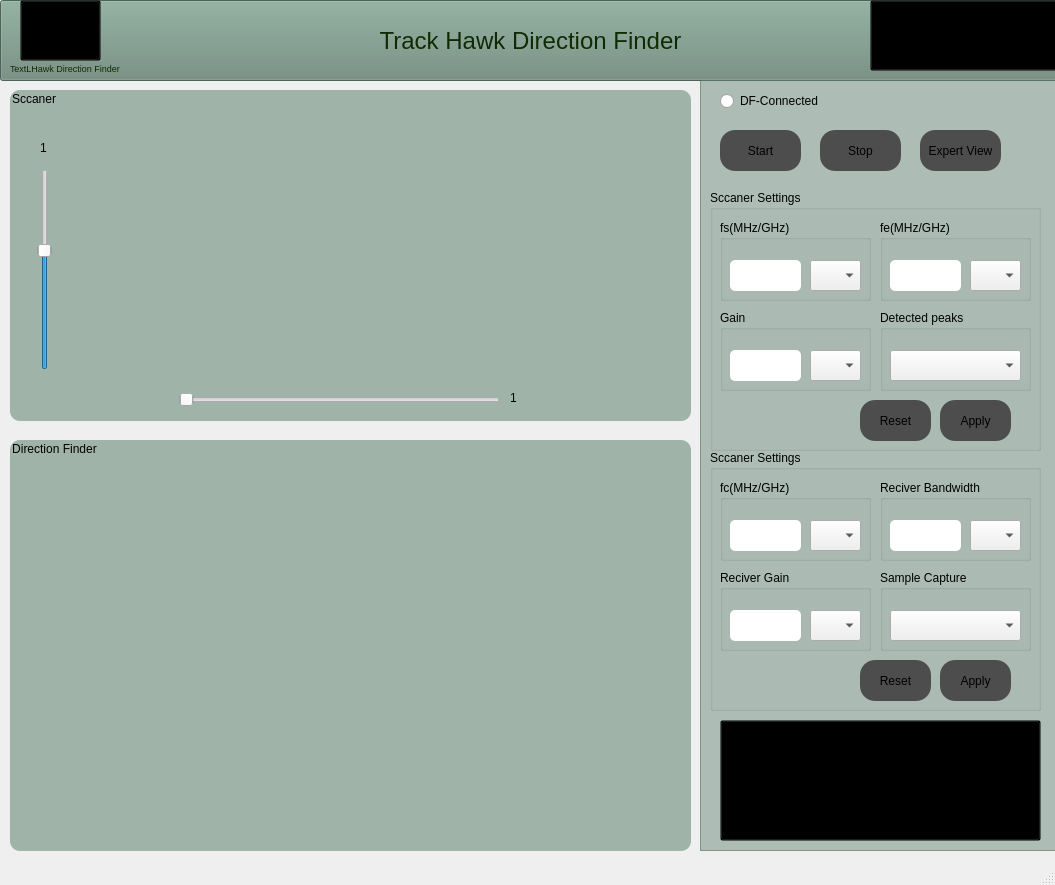
<?xml version="1.0" encoding="UTF-8"?>
<ui version="4.0">
 <class>df_gui_version_1</class>
 <widget class="QMainWindow" name="df_gui_version_1">
  <property name="geometry">
   <rect>
    <x>0</x>
    <y>0</y>
    <width>1055</width>
    <height>885</height>
   </rect>
  </property>
  <property name="windowTitle">
   <string>df_gui_version_1</string>
  </property>
  <property name="styleSheet">
   <string notr="true">QMainWindow{
	
background-image: url(:/jpgtopngconverter-com.jpg);
}</string>
  </property>
  <widget class="QWidget" name="centralwidget">
   <widget class="QPushButton" name="pushButton">
    <property name="geometry">
     <rect>
      <x>0</x>
      <y>0</y>
      <width>1061</width>
      <height>81</height>
     </rect>
    </property>
    <property name="styleSheet">
     <string notr="true">QPushButton{
background-color:rgb(107, 138, 122);
color:#102b03;
font-size:24px;
}</string>
    </property>
    <property name="text">
     <string>Track Hawk Direction Finder</string>
    </property>
   </widget>
   <widget class="QPushButton" name="pushButton_2">
    <property name="geometry">
     <rect>
      <x>20</x>
      <y>0</y>
      <width>81</width>
      <height>61</height>
     </rect>
    </property>
    <property name="styleSheet">
     <string notr="true">QPushButton{
background-image:url(:/df_logo_100x100.png);
background-position:fixed;
border-color:#102b03;
background-color:transparent
}</string>
    </property>
    <property name="text">
     <string/>
    </property>
   </widget>
   <widget class="QLabel" name="label">
    <property name="geometry">
     <rect>
      <x>10</x>
      <y>60</y>
      <width>111</width>
      <height>16</height>
     </rect>
    </property>
    <property name="font">
     <font>
      <pointsize>7</pointsize>
     </font>
    </property>
    <property name="styleSheet">
     <string notr="true">QLabel{
color:#102b03;
}</string>
    </property>
    <property name="text">
     <string>TextLHawk Direction Finder</string>
    </property>
   </widget>
   <widget class="QFrame" name="frame">
    <property name="geometry">
     <rect>
      <x>700</x>
      <y>80</y>
      <width>361</width>
      <height>771</height>
     </rect>
    </property>
    <property name="styleSheet">
     <string notr="true">QFrame{
background-color:rgba(107, 138, 122, 0.5);



}</string>
    </property>
    <property name="frameShape">
     <enum>QFrame::StyledPanel</enum>
    </property>
    <property name="frameShadow">
     <enum>QFrame::Raised</enum>
    </property>
    <widget class="QRadioButton" name="radioButton">
     <property name="geometry">
      <rect>
       <x>20</x>
       <y>10</y>
       <width>101</width>
       <height>22</height>
      </rect>
     </property>
     <property name="styleSheet">
      <string notr="true"/>
     </property>
     <property name="text">
      <string>DF-Connected</string>
     </property>
    </widget>
    <widget class="QPushButton" name="pushButton_4">
     <property name="geometry">
      <rect>
       <x>20</x>
       <y>50</y>
       <width>81</width>
       <height>41</height>
      </rect>
     </property>
     <property name="styleSheet">
      <string notr="true">QPushButton{
background-color:#4d4d4d;
border-radius:15px;

}
QPushButton:hover{

background-color:#a3a3a3;

}

</string>
     </property>
     <property name="text">
      <string>Start</string>
     </property>
    </widget>
    <widget class="QPushButton" name="pushButton_5">
     <property name="geometry">
      <rect>
       <x>120</x>
       <y>50</y>
       <width>81</width>
       <height>41</height>
      </rect>
     </property>
     <property name="styleSheet">
      <string notr="true">QPushButton{
background-color:#4d4d4d;
border-radius:15px;

}
QPushButton:hover{

background-color:#a3a3a3;

}
</string>
     </property>
     <property name="text">
      <string>Stop</string>
     </property>
    </widget>
    <widget class="QPushButton" name="pushButton_6">
     <property name="geometry">
      <rect>
       <x>220</x>
       <y>50</y>
       <width>81</width>
       <height>41</height>
      </rect>
     </property>
     <property name="styleSheet">
      <string notr="true">QPushButton{
background-color:#4d4d4d;
border-radius:15px;

}
QPushButton:hover{

background-color:#a3a3a3;

}
</string>
     </property>
     <property name="text">
      <string>Expert View</string>
     </property>
    </widget>
    <widget class="QGroupBox" name="groupBox">
     <property name="geometry">
      <rect>
       <x>10</x>
       <y>110</y>
       <width>331</width>
       <height>261</height>
      </rect>
     </property>
     <property name="title">
      <string>Sccaner Settings</string>
     </property>
     <widget class="QGroupBox" name="groupBox_3">
      <property name="geometry">
       <rect>
        <x>10</x>
        <y>30</y>
        <width>151</width>
        <height>81</height>
       </rect>
      </property>
      <property name="title">
       <string>fs(MHz/GHz)</string>
      </property>
      <widget class="QLineEdit" name="lineEdit_2">
       <property name="geometry">
        <rect>
         <x>10</x>
         <y>40</y>
         <width>71</width>
         <height>31</height>
        </rect>
       </property>
       <property name="styleSheet">
        <string notr="true">QLineEdit{
border-radius:5px;
}</string>
       </property>
      </widget>
      <widget class="QComboBox" name="comboBox_2">
       <property name="geometry">
        <rect>
         <x>90</x>
         <y>40</y>
         <width>51</width>
         <height>31</height>
        </rect>
       </property>
       <property name="currentText">
        <string/>
       </property>
       <property name="placeholderText">
        <string/>
       </property>
      </widget>
     </widget>
     <widget class="QGroupBox" name="groupBox_2">
      <property name="geometry">
       <rect>
        <x>170</x>
        <y>30</y>
        <width>151</width>
        <height>81</height>
       </rect>
      </property>
      <property name="title">
       <string>fe(MHz/GHz)</string>
      </property>
      <widget class="QLineEdit" name="lineEdit">
       <property name="geometry">
        <rect>
         <x>10</x>
         <y>40</y>
         <width>71</width>
         <height>31</height>
        </rect>
       </property>
       <property name="styleSheet">
        <string notr="true">QLineEdit{
border-radius:5px;
}</string>
       </property>
      </widget>
      <widget class="QComboBox" name="comboBox">
       <property name="geometry">
        <rect>
         <x>90</x>
         <y>40</y>
         <width>51</width>
         <height>31</height>
        </rect>
       </property>
       <property name="placeholderText">
        <string/>
       </property>
      </widget>
     </widget>
     <widget class="QGroupBox" name="groupBox_4">
      <property name="geometry">
       <rect>
        <x>10</x>
        <y>120</y>
        <width>151</width>
        <height>81</height>
       </rect>
      </property>
      <property name="title">
       <string>Gain</string>
      </property>
      <widget class="QLineEdit" name="lineEdit_3">
       <property name="geometry">
        <rect>
         <x>10</x>
         <y>40</y>
         <width>71</width>
         <height>31</height>
        </rect>
       </property>
       <property name="styleSheet">
        <string notr="true">QLineEdit{
border-radius:5px;
}</string>
       </property>
      </widget>
      <widget class="QComboBox" name="comboBox_3">
       <property name="geometry">
        <rect>
         <x>90</x>
         <y>40</y>
         <width>51</width>
         <height>31</height>
        </rect>
       </property>
       <property name="placeholderText">
        <string>Db</string>
       </property>
      </widget>
     </widget>
     <widget class="QPushButton" name="pushButton_7">
      <property name="geometry">
       <rect>
        <x>150</x>
        <y>210</y>
        <width>71</width>
        <height>41</height>
       </rect>
      </property>
      <property name="styleSheet">
       <string notr="true">QPushButton{
background-color:#4d4d4d;
border-radius:15px;

}
QPushButton:Pressed{

background-color:#a3a3a3;

}
</string>
      </property>
      <property name="text">
       <string>Reset</string>
      </property>
     </widget>
     <widget class="QPushButton" name="pushButton_8">
      <property name="geometry">
       <rect>
        <x>230</x>
        <y>210</y>
        <width>71</width>
        <height>41</height>
       </rect>
      </property>
      <property name="styleSheet">
       <string notr="true">QPushButton{
background-color:#4d4d4d;
border-radius:15px;

}
QPushButton:Pressed{

background-color:#a3a3a3;

}
</string>
      </property>
      <property name="text">
       <string>Apply</string>
      </property>
     </widget>
     <widget class="QGroupBox" name="groupBox_12">
      <property name="geometry">
       <rect>
        <x>170</x>
        <y>120</y>
        <width>151</width>
        <height>81</height>
       </rect>
      </property>
      <property name="title">
       <string>Detected peaks</string>
      </property>
      <widget class="QComboBox" name="comboBox_8">
       <property name="geometry">
        <rect>
         <x>10</x>
         <y>40</y>
         <width>131</width>
         <height>31</height>
        </rect>
       </property>
       <property name="placeholderText">
        <string/>
       </property>
      </widget>
     </widget>
    </widget>
    <widget class="QGroupBox" name="groupBox_5">
     <property name="geometry">
      <rect>
       <x>10</x>
       <y>370</y>
       <width>331</width>
       <height>261</height>
      </rect>
     </property>
     <property name="title">
      <string>Sccaner Settings</string>
     </property>
     <widget class="QGroupBox" name="groupBox_6">
      <property name="geometry">
       <rect>
        <x>10</x>
        <y>30</y>
        <width>151</width>
        <height>81</height>
       </rect>
      </property>
      <property name="title">
       <string>fc(MHz/GHz)</string>
      </property>
      <widget class="QLineEdit" name="lineEdit_4">
       <property name="geometry">
        <rect>
         <x>10</x>
         <y>40</y>
         <width>71</width>
         <height>31</height>
        </rect>
       </property>
       <property name="styleSheet">
        <string notr="true">QLineEdit{
border-radius:5px;
}</string>
       </property>
      </widget>
      <widget class="QComboBox" name="comboBox_4">
       <property name="geometry">
        <rect>
         <x>90</x>
         <y>40</y>
         <width>51</width>
         <height>31</height>
        </rect>
       </property>
       <property name="placeholderText">
        <string/>
       </property>
      </widget>
     </widget>
     <widget class="QGroupBox" name="groupBox_7">
      <property name="geometry">
       <rect>
        <x>170</x>
        <y>30</y>
        <width>151</width>
        <height>81</height>
       </rect>
      </property>
      <property name="title">
       <string>Reciver Bandwidth</string>
      </property>
      <widget class="QLineEdit" name="lineEdit_5">
       <property name="geometry">
        <rect>
         <x>10</x>
         <y>40</y>
         <width>71</width>
         <height>31</height>
        </rect>
       </property>
       <property name="styleSheet">
        <string notr="true">QLineEdit{
border-radius:5px;
}</string>
       </property>
      </widget>
      <widget class="QComboBox" name="comboBox_5">
       <property name="geometry">
        <rect>
         <x>90</x>
         <y>40</y>
         <width>51</width>
         <height>31</height>
        </rect>
       </property>
       <property name="placeholderText">
        <string/>
       </property>
      </widget>
     </widget>
     <widget class="QGroupBox" name="groupBox_8">
      <property name="geometry">
       <rect>
        <x>10</x>
        <y>120</y>
        <width>151</width>
        <height>81</height>
       </rect>
      </property>
      <property name="title">
       <string>Reciver Gain</string>
      </property>
      <widget class="QLineEdit" name="lineEdit_6">
       <property name="geometry">
        <rect>
         <x>10</x>
         <y>40</y>
         <width>71</width>
         <height>31</height>
        </rect>
       </property>
       <property name="styleSheet">
        <string notr="true">QLineEdit{
border-radius:5px;
}</string>
       </property>
      </widget>
      <widget class="QComboBox" name="comboBox_6">
       <property name="geometry">
        <rect>
         <x>90</x>
         <y>40</y>
         <width>51</width>
         <height>31</height>
        </rect>
       </property>
       <property name="placeholderText">
        <string>Db</string>
       </property>
      </widget>
     </widget>
     <widget class="QPushButton" name="pushButton_9">
      <property name="geometry">
       <rect>
        <x>150</x>
        <y>210</y>
        <width>71</width>
        <height>41</height>
       </rect>
      </property>
      <property name="styleSheet">
       <string notr="true">QPushButton{
background-color:#4d4d4d;
border-radius:15px;

}
QPushButton:Pressed{

background-color:#a3a3a3;

}
</string>
      </property>
      <property name="text">
       <string>Reset</string>
      </property>
     </widget>
     <widget class="QPushButton" name="pushButton_10">
      <property name="geometry">
       <rect>
        <x>230</x>
        <y>210</y>
        <width>71</width>
        <height>41</height>
       </rect>
      </property>
      <property name="styleSheet">
       <string notr="true">QPushButton{
background-color:#4d4d4d;
border-radius:15px;

}
QPushButton:Pressed{

background-color:#a3a3a3;

}
</string>
      </property>
      <property name="text">
       <string>Apply</string>
      </property>
     </widget>
     <widget class="QGroupBox" name="groupBox_9">
      <property name="geometry">
       <rect>
        <x>170</x>
        <y>120</y>
        <width>151</width>
        <height>81</height>
       </rect>
      </property>
      <property name="title">
       <string>Sample Capture</string>
      </property>
      <widget class="QComboBox" name="comboBox_7">
       <property name="geometry">
        <rect>
         <x>10</x>
         <y>40</y>
         <width>131</width>
         <height>31</height>
        </rect>
       </property>
       <property name="placeholderText">
        <string/>
       </property>
      </widget>
     </widget>
    </widget>
    <widget class="QPushButton" name="pushButton_11">
     <property name="geometry">
      <rect>
       <x>20</x>
       <y>640</y>
       <width>321</width>
       <height>121</height>
      </rect>
     </property>
     <property name="styleSheet">
      <string notr="true">QPushButton{
background-image:url(:/uni_logo (2).png);
background-repeat:no-repeat;
background-color:transparent;
}</string>
     </property>
     <property name="text">
      <string/>
     </property>
    </widget>
   </widget>
   <widget class="QPushButton" name="pushButton_3">
    <property name="geometry">
     <rect>
      <x>870</x>
      <y>0</y>
      <width>191</width>
      <height>71</height>
     </rect>
    </property>
    <property name="styleSheet">
     <string notr="true">QPushButton{
background-image:url(:/Screenshot 2024-06-10 142407.jpg);
background-repeat:no-repeat;
background-color:transparent;
}</string>
    </property>
    <property name="text">
     <string/>
    </property>
   </widget>
   <widget class="QGroupBox" name="groupBox_10">
    <property name="geometry">
     <rect>
      <x>10</x>
      <y>90</y>
      <width>681</width>
      <height>331</height>
     </rect>
    </property>
    <property name="styleSheet">
     <string notr="true">QGroupBox{
background-color:rgba(107, 138, 122, 0.6);
border-radius:10px;
padding:15px;

}</string>
    </property>
    <property name="title">
     <string>Sccaner</string>
    </property>
    <widget class="QCustomPlot" name="customplot" native="true">
     <property name="geometry">
      <rect>
       <x>70</x>
       <y>30</y>
       <width>561</width>
       <height>251</height>
      </rect>
     </property>
     <property name="styleSheet">
      <string notr="true">QCustomPlot{
background-color:#4d4d4d;
}</string>
     </property>
    </widget>
    <widget class="QSlider" name="verticalSlider">
     <property name="geometry">
      <rect>
       <x>19</x>
       <y>79</y>
       <width>31</width>
       <height>201</height>
      </rect>
     </property>
     <property name="minimum">
      <number>-150</number>
     </property>
     <property name="orientation">
      <enum>Qt::Vertical</enum>
     </property>
    </widget>
    <widget class="QSlider" name="horizontalSlider">
     <property name="geometry">
      <rect>
       <x>169</x>
       <y>300</y>
       <width>321</width>
       <height>20</height>
      </rect>
     </property>
     <property name="minimum">
      <number>0</number>
     </property>
     <property name="maximum">
      <number>8192</number>
     </property>
     <property name="orientation">
      <enum>Qt::Horizontal</enum>
     </property>
    </widget>
    <widget class="QLabel" name="label_2">
     <property name="geometry">
      <rect>
       <x>30</x>
       <y>50</y>
       <width>31</width>
       <height>16</height>
      </rect>
     </property>
     <property name="text">
      <string>1</string>
     </property>
    </widget>
    <widget class="QLabel" name="label_3">
     <property name="geometry">
      <rect>
       <x>500</x>
       <y>300</y>
       <width>31</width>
       <height>16</height>
      </rect>
     </property>
     <property name="text">
      <string>1</string>
     </property>
    </widget>
   </widget>
   <widget class="QGroupBox" name="groupBox_11">
    <property name="geometry">
     <rect>
      <x>10</x>
      <y>440</y>
      <width>681</width>
      <height>411</height>
     </rect>
    </property>
    <property name="styleSheet">
     <string notr="true">QGroupBox{
background-color:rgba(107, 138, 122, 0.6);
border-radius:10px;


}</string>
    </property>
    <property name="title">
     <string>Direction Finder</string>
    </property>
    <widget class="QWidget" name="gridLayoutWidget">
     <property name="geometry">
      <rect>
       <x>-1</x>
       <y>19</y>
       <width>681</width>
       <height>381</height>
      </rect>
     </property>
     <layout class="QGridLayout" name="gridLayout"/>
    </widget>
   </widget>
  </widget>
  <widget class="QMenuBar" name="menubar">
   <property name="geometry">
    <rect>
     <x>0</x>
     <y>0</y>
     <width>1055</width>
     <height>21</height>
    </rect>
   </property>
  </widget>
  <widget class="QStatusBar" name="statusbar"/>
 </widget>
 <customwidgets>
  <customwidget>
   <class>QCustomPlot</class>
   <extends>QWidget</extends>
   <header location="global">qcustomplot.h</header>
   <container>1</container>
  </customwidget>
 </customwidgets>
 <resources/>
 <connections/>
</ui>
